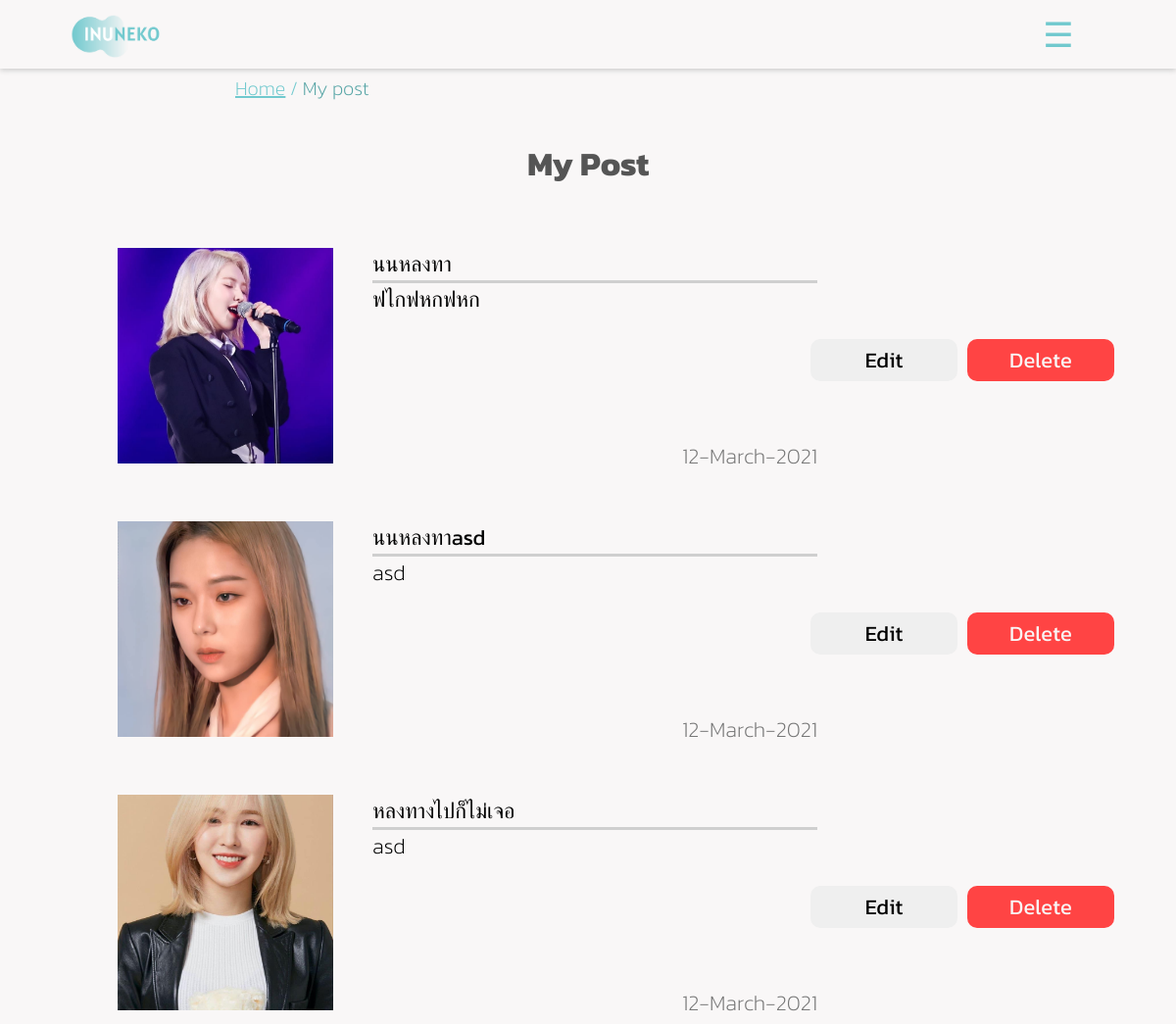
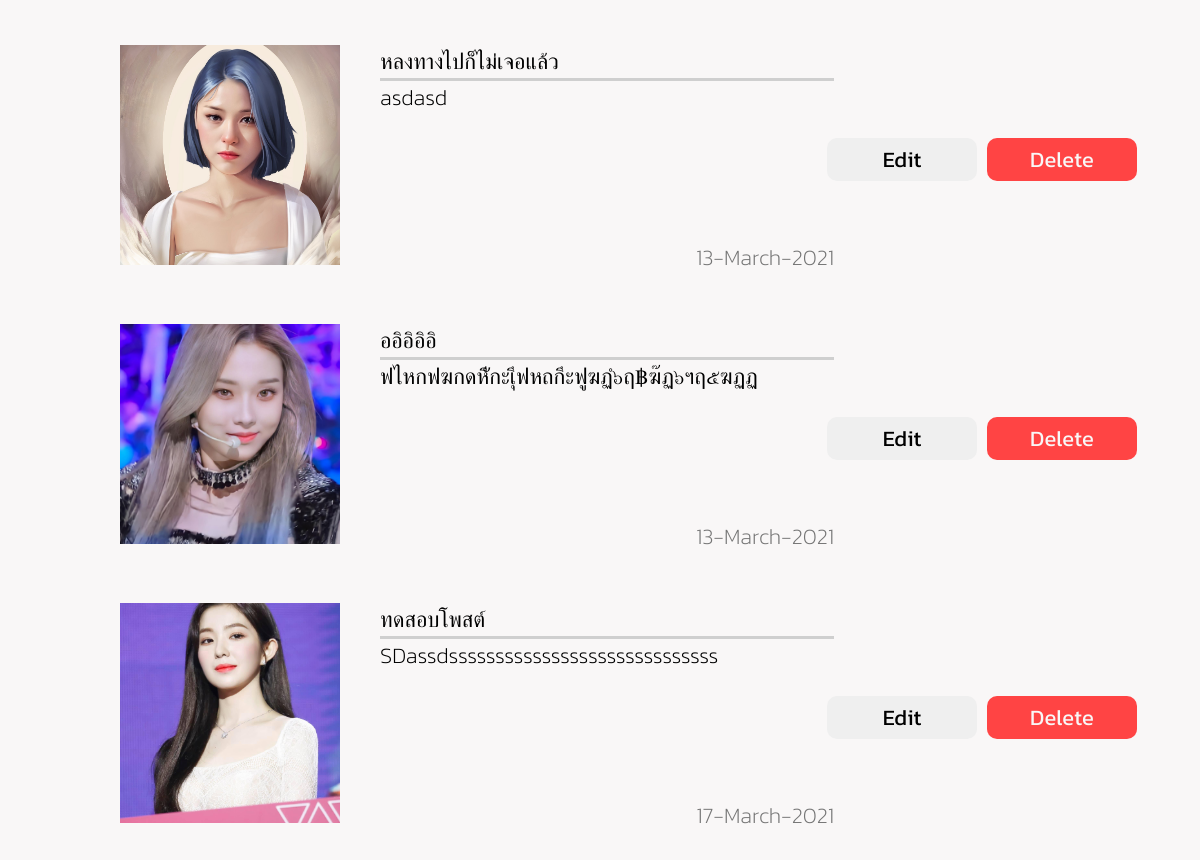
/mypost.php (signed in), run on the app's committed database (2 pictures, top to bottom).
### tables this page shows
CREATE TABLE `post` (
  `Post_ID` int(7) NOT NULL,
  `UserID` int(11) NOT NULL,
  `P_head` varchar(100) NOT NULL,
  `P_name` varchar(100) DEFAULT NULL,
  `Animal_ID` int(1) NOT NULL,
  `P_sex` varchar(10) NOT NULL,
  `P_age` int(3) NOT NULL,
  `P_breed` varchar(50) DEFAULT NULL,
  `P_district` varchar(100) NOT NULL,
  `P_province` varchar(100) NOT NULL,
  `P_detail` varchar(500) NOT NULL,
  `P_date` varchar(50) NOT NULL,
  `P_img1` varchar(100) NOT NULL,
  `P_img2` varchar(100) DEFAULT NULL,
  `P_img3` varchar(100) DEFAULT NULL,
  `FavCount` int(11) NOT NULL
);

### mypost.php (the view, shortened to what this page needs)
<?php
include "./backend/connectDB.php";
$User_ID = $_SESSION['userID'];
$post = "SELECT * FROM post WHERE UserID = $User_ID";
$post_result = mysqli_query($conn, $post);
?>
<!DOCTYPE html>
<html lang="en">
<head>
    <link rel="stylesheet" href="./css/style.css?<?php echo time(); ?>">
    <link rel="stylesheet" href="./css/home.css">
    <link rel="stylesheet" href="./css/mypost.css?<?php echo time(); ?>">
    <link rel="stylesheet" href="https://cdnjs.cloudflare.com/ajax/libs/font-awesome/4.7.0/css/font-awesome.min.css">
</head>
<body>
    <?php include('nav.php') ?>
    <div class="breadcrumb">
        <ul>
            <li><a href="./home.php">Home</a></li> /
            <li><a href="#" class="active">My post</a></li>
        </ul>
    </div>
    <div class="wrapper-mypost">
        <div class="header">
            <h2>My Post</h2>
        </div>
        <div class="container">
            <?php while ($post_row = mysqli_fetch_row($post_result)) {
                $post_id = $post_row[0]; ?>
                <div class="all-box-post">
                    <div class="col-img">
                        <div class="img-post" style="background-image: url('./backend/<?php echo $post_row[12]; ?>');" onclick="goToMyPost('<?php echo $post_id ?>')"></div>
                    </div>
                    <div class="col-detail" onclick="goToMyPost('<?php echo $post_id ?>')">
                        <div class="post-name">
                            <?php echo $post_row[2]; ?>
                        </div>
                        <div class="post-detail">
                            <?php echo $post_row[10]; ?>
                        </div>
                        <div class="post-date">
                            <?php echo $post_row[11]; ?>
                        </div>
                    </div>
                    <div class="col-control">
                        <div class="btn-group">
                            <button class="btnEdit">Edit</button>
                            <button class="btnDel" onclick="window.location='backend/delete_post.php?Post_ID=<?php echo $post_row[0] ?>'">Delete</button>
                        </div>
                    </div>
                </div>
            <?php } ?>
        </div>
    </div>
</body>
</html>

### nav.php (shortened to what this page needs)
<link rel="stylesheet" href="https://cdnjs.cloudflare.com/ajax/libs/font-awesome/4.7.0/css/font-awesome.min.css">
<nav class="nav-bar">
    <div class="nav-ct">
        <div class="logo">
            <img src="./img/logo.png" alt="logo" onclick="goToHome()">
        </div>
        <div class="ham">
            <span class="hamBtn" style="font-size: 35px;" onclick="openNav()">&#9776;</span>
        </div>
    </div>
</nav>
<div class="hamBtn"><span style="font-size: 35px;" onclick="openNav()">&#9776;</span>
</div>

### css/style.css (style rules this page uses)
* { padding: 0; margin: 0; box-sizing: border-box; font-family: 'Kanit', sans-serif; }
body { background-color: #F9F7F7; }
a { color: #71C9CE; }
.hamBtn { color: #71C9CE; font-size: 30px; transition: all .3s; -webkit-transition: all .3s; -moz-transition: all .3s; -ms-transition: all .3s; -o-transition: all .3s; z-index: 500; }
div.header { display: flex; width: 100%; justify-content: center; align-items: center; height: 16vh; margin-top:50px; z-index: 50; }
div.header h2 { font-size: 34px; color: #555; }
nav.nav-bar { position: fixed; top: 0; left: 0; width: 100%; height: 70px; background-color: #f9f7f7; box-shadow: 0 2px 5px #cfcfcf; z-index: 3000; }
nav.nav-bar div.logo img { height: 70px; }
nav div.nav-ct { display: flex; justify-content: space-between; }
nav.nav-bar .logo { width: 20%; height: 70px; display: flex; justify-content: center; align-items: center; }
nav div.ham { width: 20%; height: 70px; display: flex; justify-content: center; align-items: center; }
div.breadcrumb { position: fixed; top: 70px; left: 0; height: 40px; width: 100%; padding: 0 20%; display: flex; align-items: center; font-size: 20px; font-weight: 200; background-color: #f9f7f7; z-index: 2000; }
div.breadcrumb ul { list-style: none; color: #71C9CE; }
div.breadcrumb ul li { display: inline; }
.active { color: #55a4a5; text-decoration: none; cursor: none; }

### css/mypost.css (style rules this page uses)
div.container { font-size: 22px; padding-left: 10%; padding-right: 10%; font-weight: 500; background-color: #F9F7F7; font-weight: 200; padding-top: 25vh; }
div.header { position: fixed; background-color: #F9F7F7; }
div.all-box-post { display: flex; padding-bottom: 50px; width: 85vw; }
div.post-name { font-weight: 400; border-bottom: 3px solid #cfcfcf; }
div.img-post { width: 20%; height:10em; width: 10em; background-color: aqua; background-position: center; background-size: cover; }
div.col-detail { width: 50%; padding-left: 40px; }
div.post-detail { min-height: 160px; max-height: 160px; overflow: hidden; }
div.col-control { width: 30%; display: flex; justify-content: center; align-items: center; }
div.post-date { color: #757575; float: right; }
div.btn-group { display: flex; justify-content: center; align-items: center; font-size: 22px; }
div.btn-group button { font-size: 22px; margin-right: 10px; border: none; width: 150px; padding: 5px 0; border-radius: 10px; -webkit-border-radius: 10px; -moz-border-radius: 10px; -ms-border-radius: 10px; -o-border-radius: 10px; }
.btnDel { color: #F9F7F7; background-color: #ff4444; }

### data on the page
post: P_img1 (picture), P_head "นนหลงทา", P_detail "ฟไกฟหกฟหก", P_date "12-March-2021"
post: P_img1 (picture), P_head "นนหลงทาasd", P_detail "asd", P_date "12-March-2021"
post: P_img1 (picture), P_head "หลงทางไปก็ไม่เจอ", P_detail "asd", P_date "12-March-2021"
post: P_img1 (picture), P_head "หลงทางไปก็ไม่เจอแล้ว", P_detail "asdasd", P_date "13-March-2021"
post: P_img1 (picture), P_head "ออิอิอิอิ", P_detail "ฟไหกฟฆกดหัีกะเุึฟหถกึะฟูฆฏํ๖ฤ฿ฆ๊ฏ๖ฯฤ๕ฆฏฏ", P_date "13-March-2021"
post: P_img1 (picture), P_head "ทดสอบโพสต์", P_detail "SDassdsssssssssssssssssssssssssssss", P_date "17-March-2021"
